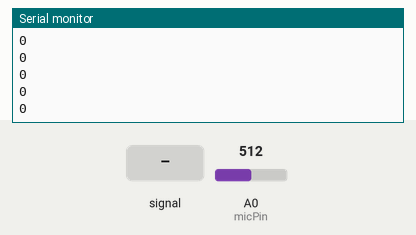
Recording of a sketch running on a simulated Arduino Uno, built with avr-gcc and run on an emulated ATmega328P. On the bench: the last lines printed to the serial monitor. The inputs (shaded band) are chosen by the test bench; at power-on: A0 (micPin) = 512.

Above: at 1.2 s.
1.3 s: A0 (micPin) fed a 200 Hz sine of ±81 counts around its level
At 1.32 s:
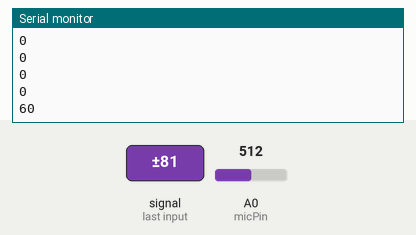
2.8 s: A0 (micPin) set to 716
At 2.82 s:
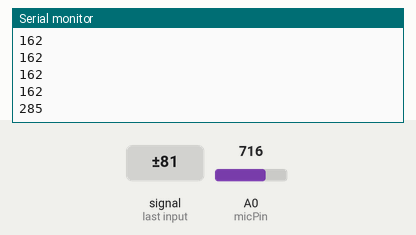
4.3 s: A0 (micPin) fed a 1000 Hz sine of ±255 counts around its level
At 4.32 s:
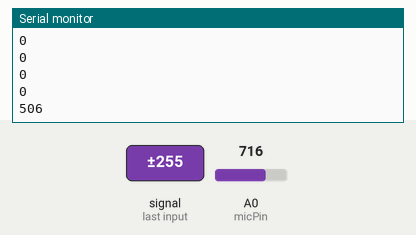
5.8 s: A0 (micPin) set to 1023
At 5.82 s:
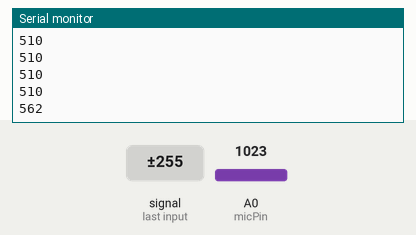
Timing chart, 0 to 8.3 s (numbered marks = the images above; inputs shaded):
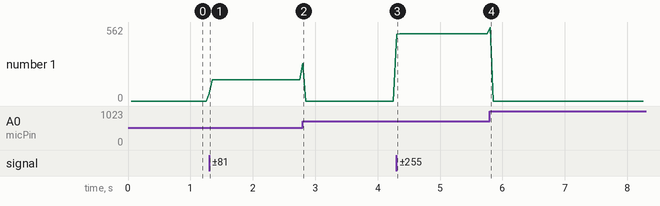

The sketch:

mic.ino
```cpp
#include <Arduino.h>
#include <stdint.h>

const int sampleWindow = 50; // Sample window width in milliseconds (50ms = 20Hz)
unsigned int sample;
int micPin = A0;

void setup() {
  Serial.begin(9600);
}

void loop() {
  unsigned long startMillis = millis();  // Start of sample window
  unsigned int peakToPeak = 0;   // peak-to-peak level
  unsigned int signalMax = 0;
  unsigned int signalMin = 1024;

  // collect data for 50 milliseconds
  while (millis() - startMillis < sampleWindow) {
    sample = analogRead(micPin);
    if (sample < 1024)  // toss out spurious readings
    {
      if (sample > signalMax) {
        signalMax = sample;  // save just the max levels
      } else if (sample < signalMin) {
        signalMin = sample;  // save just the min levels
      }
    }
  }
  peakToPeak = signalMax - signalMin;  // max - min = peak-peak amplitude
  Serial.println(peakToPeak);  // Send peak to peak value over serial
}
```

Measured:
- after the input at 1.3 s, the serial monitor: prints a new line at once (image 1)
- after the input at 2.8 s, the serial monitor: prints a new line at once (image 2)
- after the input at 4.3 s, the serial monitor: prints a new line at once (image 3)
- after the input at 5.8 s, the serial monitor: prints a new line at once (image 4)
- plotted number 1: 0 → 162 after the input at 1.3 s, 0 → 510 after the input at 4.3 s
